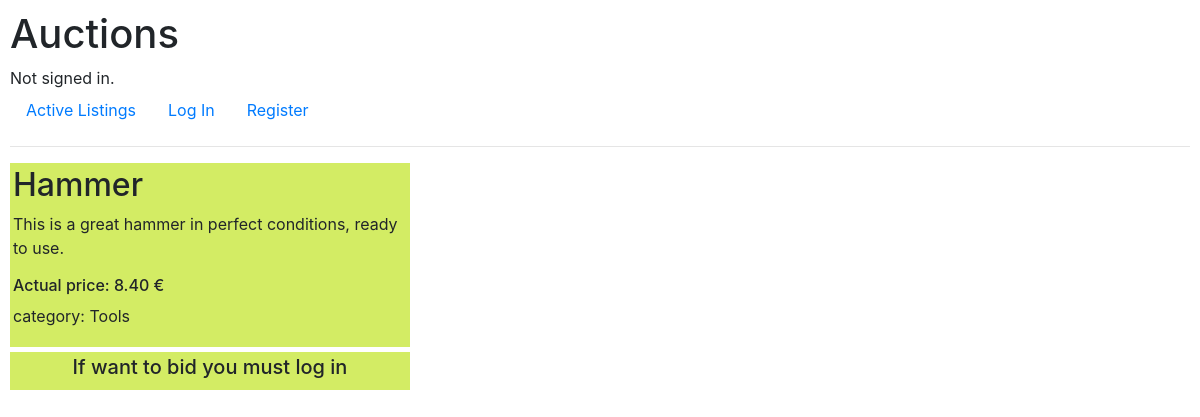
Page /ad/1 on the committed database.
### auctions/models.py (models this page shows, shortened)
class Ad(models.Model):
    user = models.ForeignKey(User, on_delete=models.CASCADE, related_name="ader",blank=False)
    title = models.CharField(max_length=50, blank=False)
    description = models.TextField(max_length=500, blank=False)
    start_bid = models.DecimalField(max_digits=7, decimal_places=2, blank=False)
    actual_price = models.DecimalField(max_digits=7, decimal_places=2, blank=False, default=0)
    image = models.URLField(blank=True)
    cat = models.ForeignKey(Cat, on_delete=models.SET_NULL, verbose_name="category", null=True, blank=True)

class Cat(models.Model):
    name = models.CharField(max_length=30, blank=False)
    def __str__(self):
        return f"{self.name}"

### auctions/views.py (the view, shortened to what this page needs)
# urls.py: path("ad/<int:ad_pk>", views.ad, name="ad"),
def ad(request, ad_pk):
    ad = Ad.objects.get(pk=ad_pk)
    if not request.user.is_authenticated:
        return render(request, "auctions/ad_notlog.html", {
            "ad_pk" : ad.pk,
            "ad" : ad,
        })

### auctions/templates/auctions/ad_notlog.html (shortened to what this page needs)
{% extends "auctions/layout.html" %}
{% block body %}
        <div class="ad2">
            <h2>{{ ad.title }}</h2>
            <p> {{ ad.description }} </p>
            {% if ad.actual_price == 0 %}
                <h6> Starting price: {{ ad.start_bid }} €</h6>
            {% else %}
                <h6> Actual price: {{ ad.actual_price }} €</h6>
            {% endif %}
            {% if ad.cat %}
                <p>category: {{ ad.cat }} </p>
            {% endif %}
        </div>
        <div class="ad2" style="text-align: center">
            <h5> If want to bid you must log in </h5>
        </div>
{% endblock %}

### auctions/static/auctions/styles.css (style rules this page uses)
body { padding: 10px; }
.ad2 { margin-bottom: 5px; padding: 3px; background-color: rgb(211, 236, 100); width: 400px; align-content: center; }

### rows in the picture
Ad: title "Hammer", description "This is a great hammer in perfect conditions, ready to use.", actual_price "8.40", cat "Tools"
